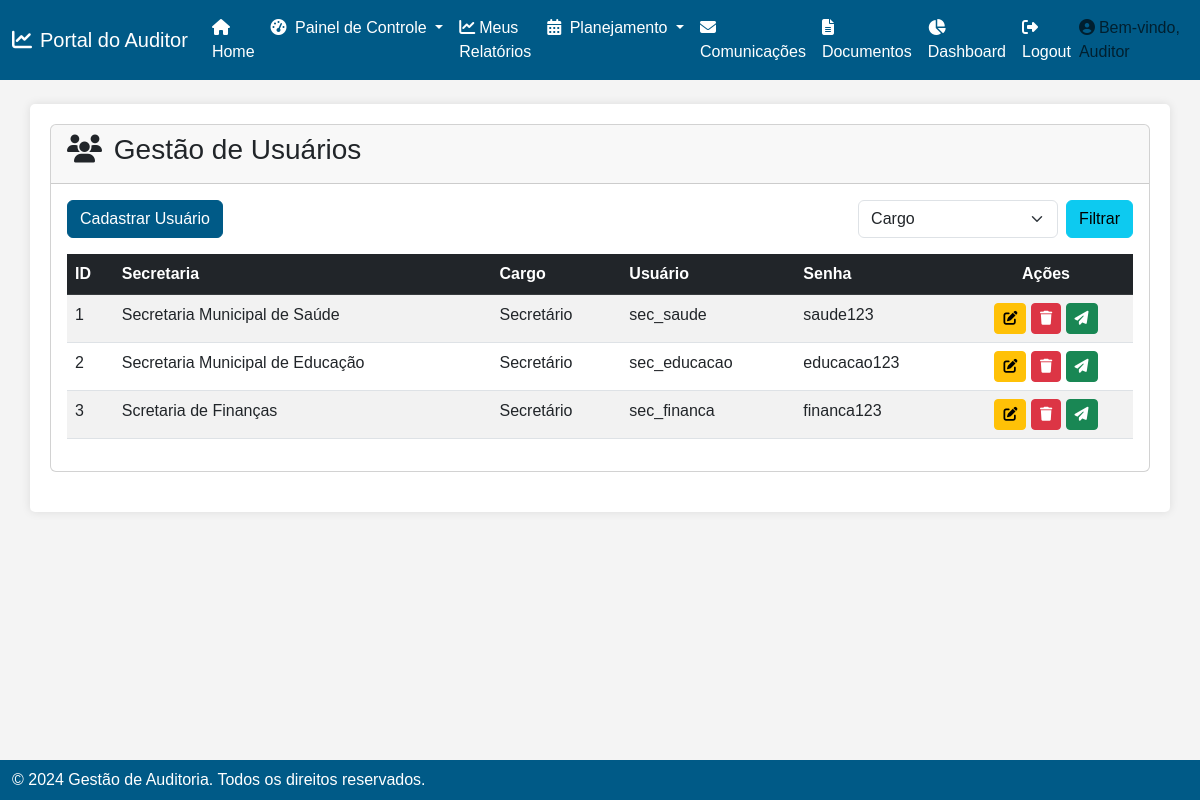
The page /usuarios on the database its author committed.
### app.py (models this page shows, shortened)
class Usuario(db.Model):
    id = db.Column(db.Integer, primary_key=True)
    secretaria = db.Column(db.String(100), nullable=False)
    cargo = db.Column(db.String(100), nullable=False)
    username = db.Column(db.String(100), nullable=False, unique=True)
    senha = db.Column(db.String(100), nullable=False)

### app.py (the view)
@app.route('/usuarios')
def listar_usuarios():
    usuarios = Usuario.query.all()
    return render_template('gestao_usuarios.html', usuarios=usuarios)

### templates/gestao_usuarios.html (shortened to what this page needs)
{% extends "base.html" %}
{% block content %}
    <div class="card">
        <div class="card-header">
            <h3><i class="fas fa-users me-1"></i> Gestão de Usuários</h3>
        </div>
        <div class="card-body">
            <div class="d-flex justify-content-between mb-3">
                <button class="btn btn-primary" data-bs-toggle="modal" data-bs-target="#addUserModal">Cadastrar Usuário</button>
                <div class="d-flex">
                    <select class="form-select d-inline-block me-2" style="width: 200px;" id="cargo">
                        <option value="">Cargo</option>
                    </select>
                    <button class="btn btn-info" id="btnFiltrar">Filtrar</button>
                </div>
            </div>
            <div class="table-responsive">
                <table class="table table-striped">
                    <thead class="table-dark">
                        <tr>
                            <th>ID</th>
                            <th>Secretaria</th>
                            <th>Cargo</th>
                            <th>Usuário</th>
                            <th>Senha</th>
                            <th class="text-center">Ações</th>
                        </tr>
                    </thead>
                    <tbody id="usuarios-table">
                        {% if usuarios %}
                            {% for usuario in usuarios %}
                                <tr>
                                    <td>{{ usuario.id }}</td>
                                    <td>{{ usuario.secretaria }}</td>
                                    <td>{{ usuario.cargo }}</td>
                                    <td>{{ usuario.username }}</td>
                                    <td>{{ usuario.senha }}</td>
                                    <td class="text-center">
                                        <a href="{{ url_for('editar_usuario', id=usuario.id) }}" class="btn btn-warning btn-sm">
                                            <i class="fas fa-edit"></i>
                                        </a>
                                        <form action="{{ url_for('excluir_usuario', id=usuario.id) }}" method="POST" style="display:inline;">
                                            <button type="submit" class="btn btn-danger btn-sm" onclick="return confirm('Tem certeza que deseja excluir?');">
                                                <i class="fas fa-trash"></i>
                                            </button>
                                        </form>
                                        <button class="btn btn-success btn-sm" onclick="enviarUsuario({{ usuario.id }})">
                                            <i class="fas fa-paper-plane"></i>
                                        </button>
                                    </td>
                                </tr>
                            {% endfor %}
                        {% else %}
                            <tr>
                                <td colspan="6" class="text-center">Nenhum usuário encontrado.</td>
                            </tr>
                        {% endif %}
                    </tbody>
                </table>
            </div>
        </div>
    </div>
{% endblock %}

### templates/base.html (style rules this page uses)
body { font-family: Arial, sans-serif; background-color: #f4f4f4; }
.btn-primary { background-color: #005a87; border-color: #005a87; }
.card { margin-bottom: 20px; }

### rows shown on the page
Usuario: id "1", secretaria "Secretaria Municipal de Saúde", cargo "Secretário", username "sec_saude", senha "saude123"
Usuario: id "2", secretaria "Secretaria Municipal de Educação", cargo "Secretário", username "sec_educacao", senha "educacao123"
Usuario: id "3", secretaria "Scretaria de Finanças", cargo "Secretário", username "sec_financa", senha "financa123"
